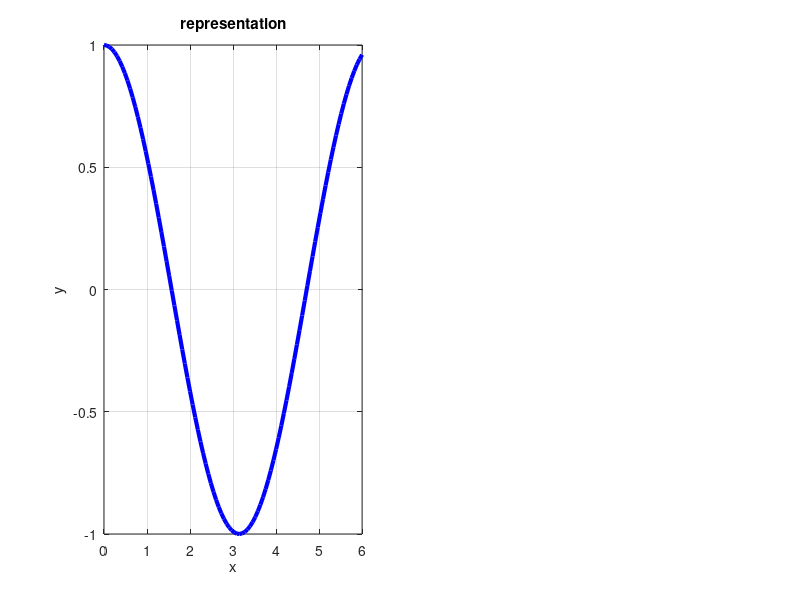

Here is the MATLAB script that generated this plot: (Note: this script raises an error after producing the figure.)
x=linspace(0, 6)
y=linspace(0,3)
f=cos(x);
g=exp(y/2);
figure;
subplot(1,2,1)
plot(x,f,'b-','LineWidth',3)
xlabel('x')
ylabel('y')
title('representation')
grid on
gtext('graphique of function')
subplot(1,2,2)
plot(y,g,'r:','LineWidth',3)
xlabel('x')
ylabel('y')
titre('fir1:exp(y/2)')
grid on